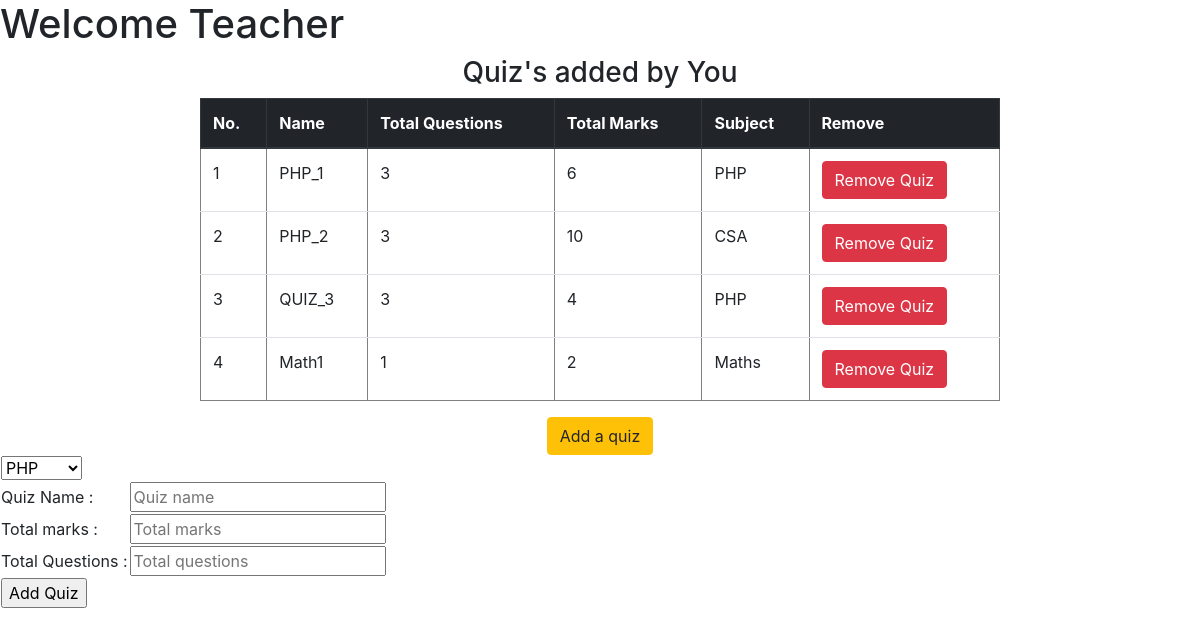
/teacher.php?addquiz=1 (signed in), run on the app's committed database.
### tables this page shows
CREATE TABLE `quiz` (
  `quiz_id` int(11) NOT NULL,
  `quiz_name` varchar(100) NOT NULL,
  `total_marks` int(11) NOT NULL,
  `total_question` int(11) NOT NULL,
  `teacher_id` int(11) NOT NULL,
  `subject_id` int(11) NOT NULL
);

CREATE TABLE `subject` (
  `subject_id` int(11) NOT NULL,
  `subject_name` varchar(50) NOT NULL
);

### teacher.php (the view, shortened to what this page needs)
<?php
require_once "config.php";
if (isset($_SESSION['tid'])) {
   $teacher_id = $_SESSION['tid'];
}
$getsubjects = 'SELECT * from subject';
$subjects = $database->query($getsubjects);
?>
<!DOCTYPE html>
<html lang="en">
<head>
   <link rel="stylesheet" href="https://maxcdn.bootstrapcdn.com/bootstrap/4.0.0/css/bootstrap.min.css">
</head>
<body>
   <h1>Welcome Teacher</h1>
   <h3 align="center"> Quiz's added by You </h3>
   <?php
   $showquizquery = "SELECT * from quiz where teacher_id=$teacher_id ";
   $all_quiz = $database->query($showquizquery);
   ?>
   <table class="table" style="width:800px;" align="center" border="1px">
      <thead class="thead-dark">
         <tr>
            <th scope="col">No.</th>
            <th scope="col">Name</th>
            <th scope="col">Total Questions</th>
            <th scope="col">Total Marks</th>
            <th scope="col">Subject</th>
            <th scope="col">Remove</th>
         </tr>
      </thead>
      <tbody>
         <?php
         $i = 1;
         while ($row = $all_quiz->fetch()) { ?>
            <tr>
               <td>
                  <?php
                  echo $i;
                  ?>
               </td>
               <td>
                  <?php
                  echo $row['quiz_name'] . '<br>';
                  ?>
               </td>
               <td>
                  <?php
                  echo $row['total_question'];
                  ?>
               </td>
               <td>
                  <?php
                  echo $row['total_marks'];
                  ?>
               </td>
               <td>
                  <?php
                  $subid = $row['subject_id'];
                  $getsubject = "SELECT subject_name FROM subject where subject_id='$subid'";
                  $result = $database->query($getsubject);
                  echo $result->fetchColumn();
                  ?>
               </td>
               <td>
                  <?php $r_qid = $row['quiz_id']; ?>
                  <a class="btn btn-danger" href="teacher.php?remove=1&r_qid= <?php echo $r_qid; ?>">Remove Quiz</a>
               </td>
            </tr>
         <?php $i++;
         }
         ?>
      </tbody>
   </table>
   <div align="center">
      <a class="btn btn-warning" href="teacher.php?addquiz=1">Add a quiz</a> <br>
   </div>
   <?php
   if (isset($_GET['addquiz']) && $_GET['addquiz'] == 1) { ?>
      <form action="teacher.php" method="POST">
         <table>
            <tr>
               <td>
                  <select name="subject_id">
                     <?php
                     while ($r = $subjects->fetch()) { ?>
                        <option value="<?php echo  $r['subject_id']; ?>"><?php echo $r['subject_name'] ?></option>
                     <?php } ?>
                  </select>
               </td>
            </tr>
            <tr>
               <td>
                  Quiz Name :
               </td>
               <td>
                  <input type="text" name="quiz_name" placeholder="Quiz name">
               </td>
            </tr>
            <tr>
               <td>
                  Total marks :
               </td>
               <td>
                  <input type="number" name="total_marks" placeholder="Total marks">
               </td>
            </tr>
            <tr>
               <td>
                  Total Questions :
               </td>
               <td>
                  <input type="number" name="total_questions" placeholder="Total questions">
               </td>
            </tr>
            <tr>
               <td>
                  <input type="submit" name="add" value="Add Quiz">
               </td>
            </tr>
         </table>
      </form>
   <?php } ?>
</body>
</html>

### data on the page
quiz: quiz_name "PHP_1", total_question "3", total_marks "6", subject.subject_name "PHP"
quiz: quiz_name "PHP_2", total_question "3", total_marks "10", subject.subject_name "CSA"
quiz: quiz_name "QUIZ_3", total_question "3", total_marks "4", subject.subject_name "PHP"
quiz: quiz_name "Math1", total_question "1", total_marks "2", subject.subject_name "Maths"

### other printed values
form field subject_id "PHP"
